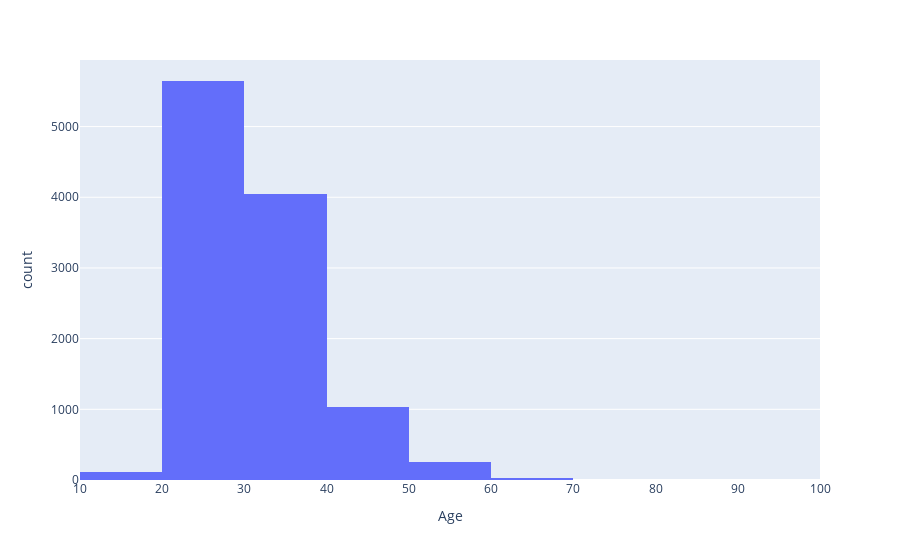

Notebook code for this chart:
### Code cell
import plotly.express as px
fig = px.histogram(df, x="Age", nbins=10 )
fig.show()

### Figure 1 — Plotly figure (JSON) as saved in the notebook; plotly's stock layout.template omitted (floating-point values rounded to 4 significant figures; data arrays with more than 128 entries replaced by an {"elided": "..."} marker saying what was removed)
{"data": [{"alignmentgroup": "True", "bingroup": "x", "hovertemplate": "Age=%{x}<br>count=%{y}<extra></extra>", "legendgroup": "", "marker": {"color": "#636efa", "pattern": {"shape": ""}}, "name": "", "nbinsx": 10, "offsetgroup": "", "orientation": "v", "showlegend": false, "type": "histogram", "x": {"elided": "11398 float values"}, "xaxis": "x", "yaxis": "y"}], "layout": {"barmode": "relative", "legend": {"tracegroupgap": 0}, "margin": {"t": 60}, "xaxis": {"anchor": "y", "domain": [0, 1], "title": {"text": "Age"}}, "yaxis": {"anchor": "x", "domain": [0, 1], "title": {"text": "count"}}}}
